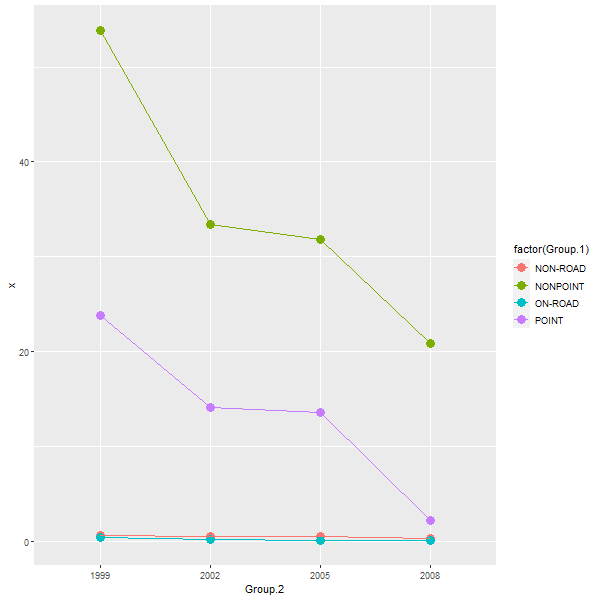

Source code (R):
##Of the four types of sources indicated by the \color{red}{\verb|type|}type 
##(point, nonpoint, onroad, nonroad) variable, which of these four sources have 
##seen decreases in emissions from 1999–2008 for Baltimore City? Which have seen increases
##in emissions from 1999–2008? Use the ggplot2 plotting system to make a plot answer 
##this question.

agg_type_year <- aggregate(NEI$Emissions, list(NEI$type, NEI$year),mean)
png("plot3.png", width=600, height=600)

g <- ggplot(agg_type_year, aes(y=x, x=Group.2))+geom_point(aes(colour = factor(Group.1)), size = 4)
g+geom_line(aes(group=Group.1,colour=Group.1))
dev.off()